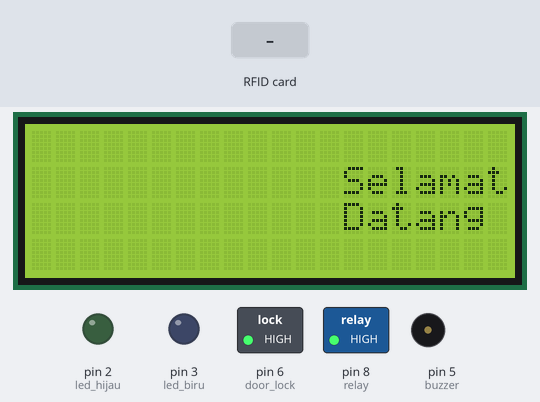
A sketch run on a simulated Arduino Uno, built with avr-gcc and run on an emulated ATmega328P. Parts: 20×4 character LCD, switched loads named in the sketch (green lamp = pin HIGH), output pins drawn as LEDs (lit = HIGH), buzzer (waves = sounding). The inputs (shaded band) are chosen by the test bench. The local clock reads 2024-03-15 10:24:30 at power-on unless the sketch sets it; storage starts empty; pins used as bus, display or sensor lines are not drawn; what the sketch prints to the serial monitor is not drawn.

Above: at 6.6 s.
At 10.1 s:
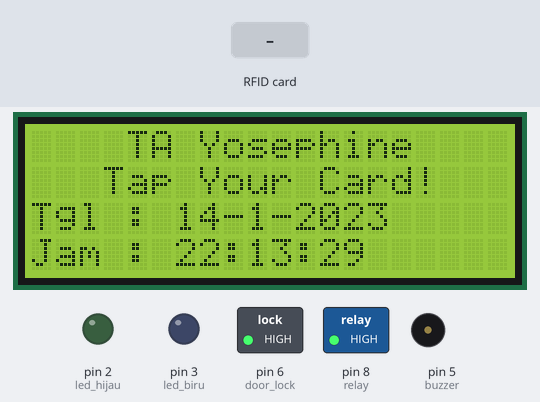
10.2 s: RFID card B3 41 3A 3E held to the reader
At 22.6 s:
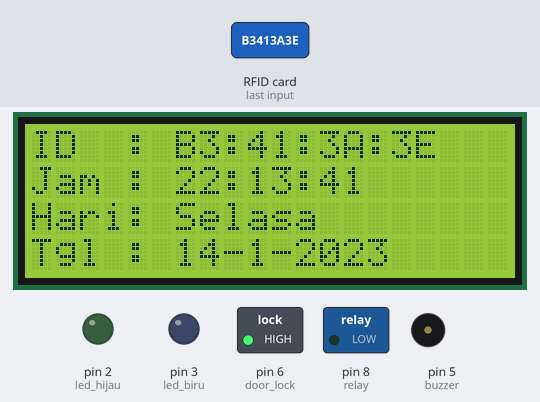
23.3 s: RFID card 5E 7A 19 C4 held to the reader
At 35.0 s:
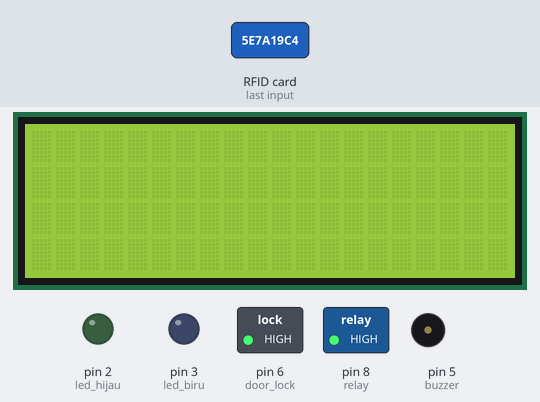
Timing chart, 0 to 36.5 s (numbered marks = the images above; inputs shaded):
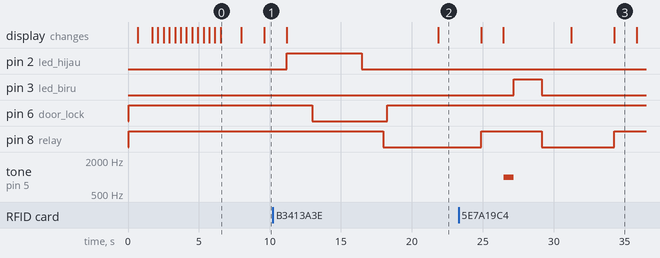

The sketch:

mbak_epin.ino
```cpp
#include <SPI.h>
#include <SD.h>
#include <MFRC522.h>
#include <LiquidCrystal_I2C.h>
#include "RTClib.h"

RTC_DS3231 rtc;
char dataHari[7][12] = {"Minggu", "Senin", "Selasa", "Rabu", "Kamis", "Jumat", "Sabtu"};
String hari;
int tanggal, bulan, tahun, jam, menit, detik;

LiquidCrystal_I2C lcd(0x27,20,4);

const int rst=9;
const int sda=10;
const int door_lock=6;
const int relay=8;
const int cs=4;
bool on=LOW;
bool off=HIGH;
String id;
const int led_hijau=2;
const int led_biru=3;
const int buzzer=5;

float sinVal;
int toneVal;

MFRC522 rfid(sda, rst);
File file;

void setup()
{
  Serial.begin(9600);
  Serial.println("Sistem Siap!!!");
  if (!rtc.begin())
  {
    Serial.println("RTC Tidak Ditemukan");
    Serial.flush();
    abort();
  }
  rtc.adjust(DateTime(F(__DATE__), F(__TIME__)));\

  pinMode(led_hijau, OUTPUT);
  pinMode(led_biru, OUTPUT);
  pinMode(relay, OUTPUT);
  pinMode(buzzer, OUTPUT);
  pinMode(door_lock, OUTPUT);
  lcd.begin(20,4);
  lcd.backlight();
  while(!Serial){
    ;
  }
  SPI.begin();
  digitalWrite(relay,off);
  digitalWrite(door_lock,off);
  delay(500);
  rfid.PCD_Init();
  lcd.init();

  lcd.setCursor(3,1);
  lcd.print("Sistem Siap!!!");
  delay(1000);
  lcd.clear();

  lcd.setCursor(0,1);
  lcd.print("Selamat");
  lcd.setCursor(0,2);
  lcd.print("Datang");

  for (int positionCounter = 0; positionCounter < 13; positionCounter++)
  {
    lcd.scrollDisplayRight();
    delay(400);
  }

  delay(1000);
  lcd.clear();

  DateTime now = rtc.now();
  hari    = dataHari[now.dayOfTheWeek()];
  tanggal = now.day(), DEC;
  bulan   = now.month(), DEC;
  tahun   = now.year(), DEC;
  jam     = now.hour(), DEC;
  menit   = now.minute(), DEC;
  detik   = now.second(), DEC;

  lcd.setCursor(4,0);
  lcd.print("TA Yosephine");
  lcd.setCursor(3,1);
  lcd.print("Tap Your Card!");

  lcd.setCursor(0,2);
  lcd.print("Tgl");
  lcd.setCursor(4,2);
  lcd.print(":");
  lcd.setCursor(6,2);
  lcd.print(tanggal);
  lcd.setCursor(8,2);
  lcd.print("-");
  lcd.setCursor(9,2);
  lcd.print(bulan);
  lcd.setCursor(10,2);
  lcd.print("-");
  lcd.setCursor(11,2);
  lcd.print(tahun);

  lcd.setCursor(0,3);
  lcd.print("Jam");
  lcd.setCursor(4,3);
  lcd.print(":");
  lcd.setCursor(6,3);
  lcd.print(jam);
  lcd.setCursor(8,3);
  lcd.print(":");
  lcd.setCursor(9,3);
  lcd.print(menit);
  lcd.setCursor(11,3);
  lcd.print(":");
  lcd.setCursor(12,3);
  lcd.print(detik);

  digitalWrite(led_hijau,LOW);
  digitalWrite(led_biru,LOW);
  digitalWrite(buzzer,on);
}

void loop()
{
  lcd.backlight();
  cekRfid();
  delay(1500);

  DateTime now = rtc.now();
  hari    = dataHari[now.dayOfTheWeek()];
  tanggal = now.day(), DEC;
  bulan   = now.month(), DEC;
  tahun   = now.year(), DEC;
  jam     = now.hour(), DEC;
  menit   = now.minute(), DEC;
  detik   = now.second(), DEC;

  lcd.clear();
  lcd.setCursor(4,0);
  lcd.print("TA Yosephine");
  lcd.setCursor(3,1);
  lcd.print("Tap Your Card!");

  lcd.setCursor(0,2);
  lcd.print("Tgl");
  lcd.setCursor(4,2);
  lcd.print(":");
  lcd.setCursor(6,2);
  lcd.print(tanggal);
  lcd.setCursor(8,2);
  lcd.print("-");
  lcd.setCursor(9,2);
  lcd.print(bulan);
  lcd.setCursor(10,2);
  lcd.print("-");
  lcd.setCursor(11,2);
  lcd.print(tahun);

  lcd.setCursor(0,3);
  lcd.print("Jam");
  lcd.setCursor(4,3);
  lcd.print(":");
  lcd.setCursor(6,3);
  lcd.print(jam);
  lcd.setCursor(8,3);
  lcd.print(":");
  lcd.setCursor(9,3);
  lcd.print(menit);
  lcd.setCursor(11,3);
  lcd.print(":");
  lcd.setCursor(12,3);
  lcd.print(detik);
}

void cekRfid()
{
  if(rfid.PICC_IsNewCardPresent() && rfid.PICC_ReadCardSerial())
  {
    Serial.println("ID: ");
    for(int i=0; i<=3; i++)
    {
      id=id+(rfid.uid.uidByte[i]<0x10 ? "0" : "") + String(rfid.uid.uidByte[i],HEX) + (i==3 ? "" : ":");
    }
    id.toUpperCase();

    if(id=="B3:41:3A:3E")
    {
      digitalWrite(led_hijau,HIGH);
      delay(1500);
      digitalWrite(relay,off);
      delay(300);
      digitalWrite(door_lock,on);
      delay(3500);
      digitalWrite(led_hijau,LOW);
      delay(1500);
      digitalWrite(relay,on);
      delay(300);
      digitalWrite(door_lock,off);
      delay(3500);
    }

    else if(id=="6E:CF:24:1F")
    {
      digitalWrite(led_hijau,HIGH);
      delay(1500);
      digitalWrite(relay,off);
      delay(300);
      digitalWrite(door_lock,on);
      delay(3500);
      digitalWrite(led_hijau,LOW);
      delay(1500);
      digitalWrite(relay,on);
      delay(300);
      digitalWrite(door_lock,off);
      delay(3500);
    }

    else if(id=="02:3F:E2:A8")
    {
      digitalWrite(led_hijau,HIGH);
      delay(1500);
      digitalWrite(relay,off);
      delay(300);
      digitalWrite(door_lock,on);
      delay(3500);
      digitalWrite(led_hijau,LOW);
      delay(1500);
      digitalWrite(relay,on);
      delay(300);
      digitalWrite(door_lock,off);
      delay(3500);
    }

    else
    {
      for (int x=0; x<180; x++)
      {
        sinVal = (sin(x * (3.1412 / 180)));
        toneVal = 1000 + (int(sinVal * 1000));
        tone(buzzer, toneVal);
        delay(700);
        noTone(buzzer);

        digitalWrite(led_biru,HIGH);
        digitalWrite(relay,off);
        //digitalWrite(buzzer,off);
        delay(2000);
        digitalWrite(led_biru,LOW);
        digitalWrite(relay,on);
        //digitalWrite(buzzer,on);
        delay(2000);
        break;
      }
    }
      rfid.PICC_HaltA();
      rfid.PCD_StopCrypto1();
      tampilkan();
      inputData();
  }
}

void tampilkan()
{
  lcd.clear();
  lcd.setCursor(0,0);
  lcd.print("ID ");
  lcd.setCursor(4,0);
  lcd.print(":");
  lcd.setCursor(6,0);
  lcd.print(id);

  DateTime now = rtc.now();
  hari    = dataHari[now.dayOfTheWeek()];
  tanggal = now.day(), DEC;
  bulan   = now.month(), DEC;
  tahun   = now.year(), DEC;
  jam     = now.hour(), DEC;
  menit   = now.minute(), DEC;
  detik   = now.second(), DEC;

  lcd.setCursor(0,2);
  lcd.print("Hari");
  lcd.setCursor(4,2);
  lcd.print(":");
  lcd.setCursor(6,2);
  lcd.print(hari);

  lcd.setCursor(0,1);
  lcd.print("Jam");
  lcd.setCursor(4,1);
  lcd.print(":");
  lcd.setCursor(6,1);
  lcd.print(jam);
  lcd.setCursor(8,1);
  lcd.print(":");
  lcd.setCursor(9,1);
  lcd.print(menit);
  lcd.setCursor(11,1);
  lcd.print(":");
  lcd.setCursor(12,1);
  lcd.print(detik);

  lcd.setCursor(0,3);
  lcd.print("Tgl");
  lcd.setCursor(4,3);
  lcd.print(":");
  lcd.setCursor(6,3);
  lcd.print(tanggal);
  lcd.setCursor(8,3);
  lcd.print("-");
  lcd.setCursor(9,3);
  lcd.print(bulan);
  lcd.setCursor(10,3);
  lcd.print("-");
  lcd.setCursor(11,3);
  lcd.print(tahun);

  delay(3000);
  lcd.clear();
}

void inputData()
{
  digitalWrite(relay,on);
  SD.begin(cs);
  file = SD.open("hasil.txt", FILE_WRITE);
  if(file)
  {
    file.print(id);
    file.print("_");
    file.print(hari);
    file.print(",");
    file.print(tanggal);
    file.print("-");
    file.print(bulan);
    file.print("-");
    file.print(tahun);
    file.print("_");
    file.println(jam);
    file.print(":");
    file.println(menit);
    file.print(":");
    file.println(detik);
    Serial.println(id);
    Serial.println("Data berhasil ditambahkan!!!");
    file.close();
  }

  else
  {
    Serial.println("Data error, gagal menyimpan!!!");
  }
  id="";
  digitalWrite(relay,off);
}
```

Measured:
- after the input at 10.2 s, pin 2 (led_hijau): LOW → HIGH after 0.98 s, → LOW 5.3 s later; pin 6 (door_lock): HIGH → LOW after 2.8 s, → HIGH 5.3 s later; pin 8 (relay): HIGH → LOW after 7.8 s
- after the input at 23.3 s, pin 3 (led_biru): LOW → HIGH after 3.9 s, → LOW 2.0 s later; tone on pin 5 (buzzer): silent → 1000 Hz after 3.2 s, → silent 0.70 s later
- what the display in image 0 shows lasts 1.5 s, from 6.5 s to 8.0 s
